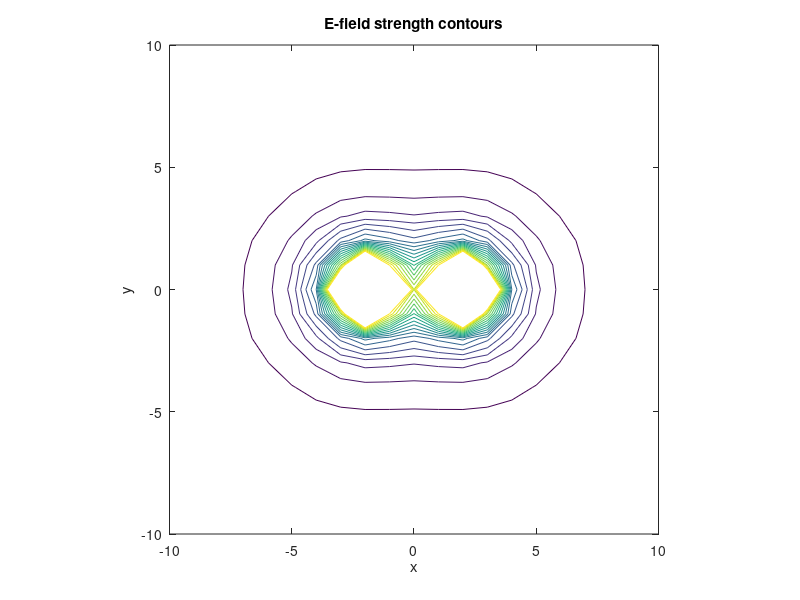
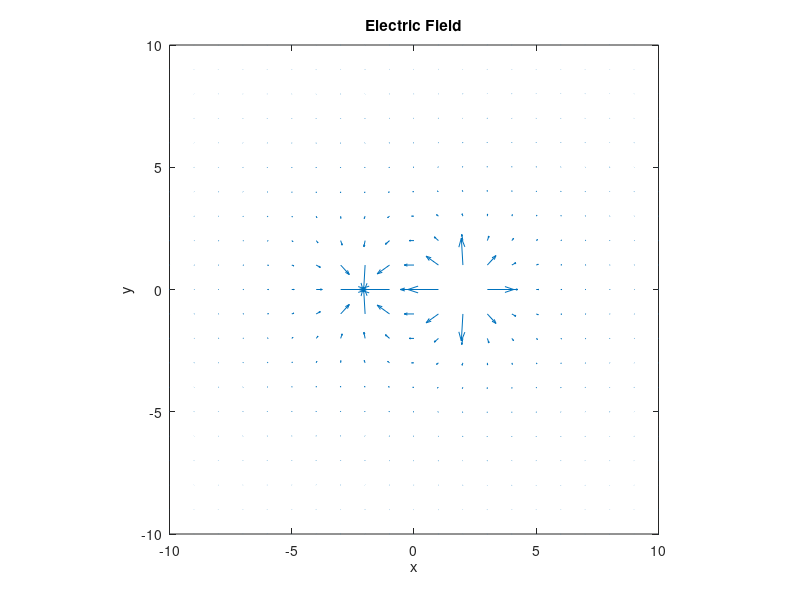
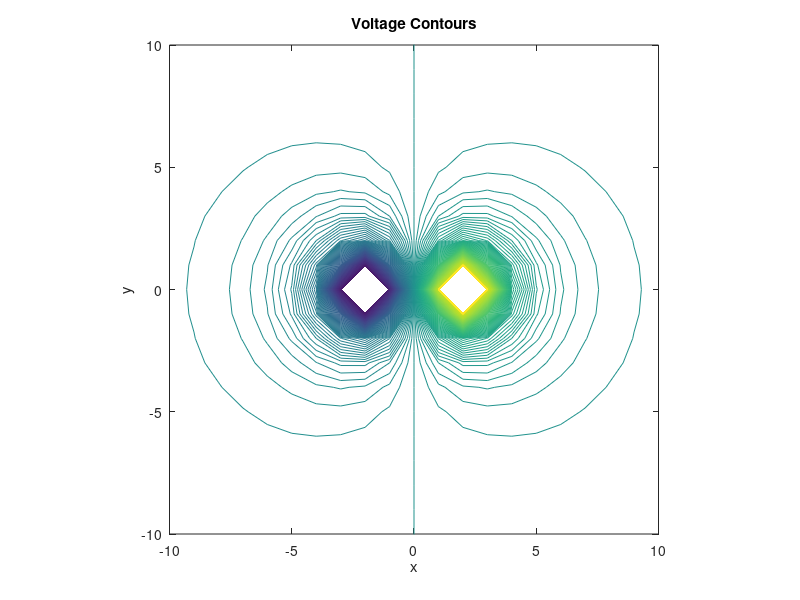
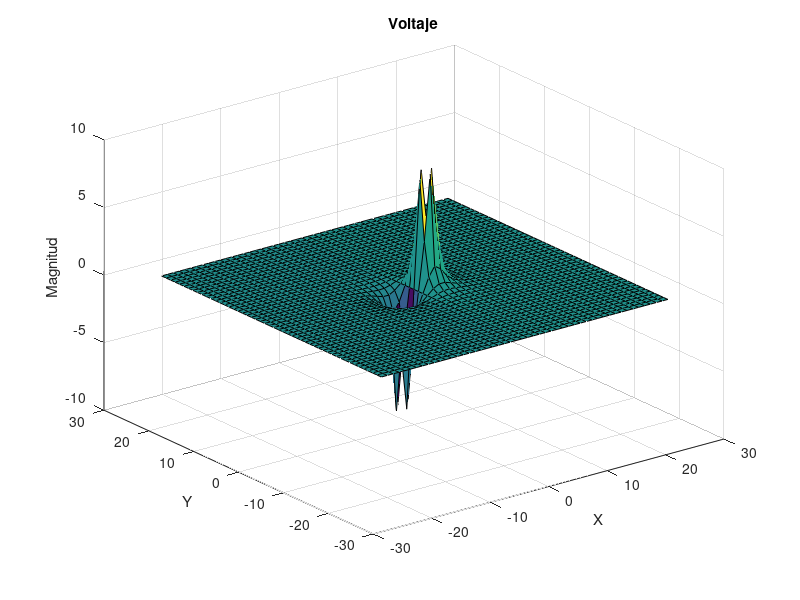

Source code (MATLAB) for these figures, in order:
clear; 
close all; 
%-------------------------------------------------------------------------%
%                             INITIALIZATION                                  
%-------------------------------------------------------------------------%
% Constant 1/(4*pi*epsilon_0) = 9*10^9
k = 9*10^9;
% eps_r = Relative permittivity
eps_r = 1;
charge_order = 10^-9; % milli, micro, nano etc..
const = k*charge_order/eps_r;

% Nx = Number of grid points in X- direction
% Ny = Number of grid points in Y-Direction
Nx = 50; % For 1 meter
Ny = 50; % For 1 meter
Nz = 50;
% n = Number of charges
n = 2;
% Electric fields Initialization
% E = Total electric field
E_f = zeros(Nx,Ny);
V   = zeros(Nx,Ny);     %voltage
% Ex = X-Component of Electric-Field
% Ey = Y-Component of Electric-Field
Ex = E_f;
Ey = E_f;
% ex = unit vector for x-component electric field
% ey = unit vector for y-component electric field
%ex = E_f;
%ey = E_f;
% r = distance between a selected point and the location of charge
r = E_f;
%r_square = E_f;
% Array of charges
% Q = All the 'n' charges are stored here
Q = [1,-1];
% Array of locations
Xq = [2,-2];
Yq = [0,0];
x_range = (1:Nx)-25;        %x coordinates for calculations
y_range = (1:Ny)-25;        %y coordinates for calculations
z_range = (1:Nz)-25;
[xMesh,yMesh]=meshgrid(x_range,y_range); %make 2 arrays with size (Nx,Ny)

%-------------------------------------------------------------------------%
%                      COMPUTATION OF ELECTRIC FIELDS
%-------------------------------------------------------------------------%

%  Repeat for all the 'n' charges
for k = 1:n
    r_square=(xMesh-Xq(k)).^2+(yMesh-Yq(k)).^2;
    r=sqrt(r_square);
    %extemp=const*Q(k)*(xMesh-Xq(k))./r;
    %eytemp=const*Q(k)*(yMesh-Yq(k))./r;
    %figure;
    %quiver(x_range,y_range,extemp,eytemp);
    %axis([-15 15 -15 15]); axis square;
    %tstr=sprintf('k=%d',k); title(tstr);
    Ex = Ex + const*Q(k)*4*(xMesh-Xq(k))./r.^3;      %x-component of field
    Ey = Ey + const*Q(k)*4*(yMesh-Yq(k))./r.^3;      %y-component of field
    V = V + const*Q(k)./r.^2;                      %voltage
end
E_f=sqrt(Ex.^2+Ey.^2);      %electric field magnitude
%-------------------------------------------------------------------------%
%                           PLOT THE RESULTS
%-------------------------------------------------------------------------%
figure;
% subplot(1,3,1);
contour_range = 0:1:20;
contour(x_range,y_range,E_f,contour_range,'linewidth',0.5);
title('E-field strength contours');
axis([-10 10 -10 10]);
axis square;
xlabel('x');
ylabel('y');

figure;
% subplot(1,3,2);
quiver(x_range,y_range,Ex,Ey);
title('Electric Field');
axis([-10 10 -10 10]);
axis square;
xlabel('x');
ylabel('y');

figure;
% subplot(1,3,3);
contour_range = -10:0.1:10;
contour(x_range,y_range,V,contour_range);
title('Voltage Contours');
axis([-10 10 -10 10]);
axis square;
xlabel('x');
ylabel('y');

figure;
surf(xMesh,yMesh,V);
title('Voltaje');
zlabel('Magnitud');
xlabel('X'); 
ylabel('Y');

figure;
surf(x_range,y_range,E_f);
% contour(x_range,y_range,E_f,contour_range);
title('Campo electrico');
zlabel('Magnitud');
xlabel('X'); 
ylabel('Y');